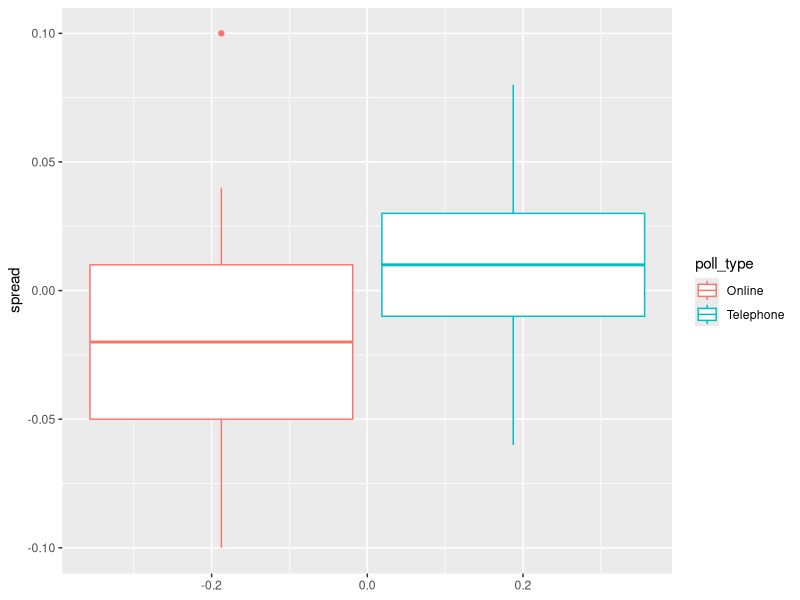
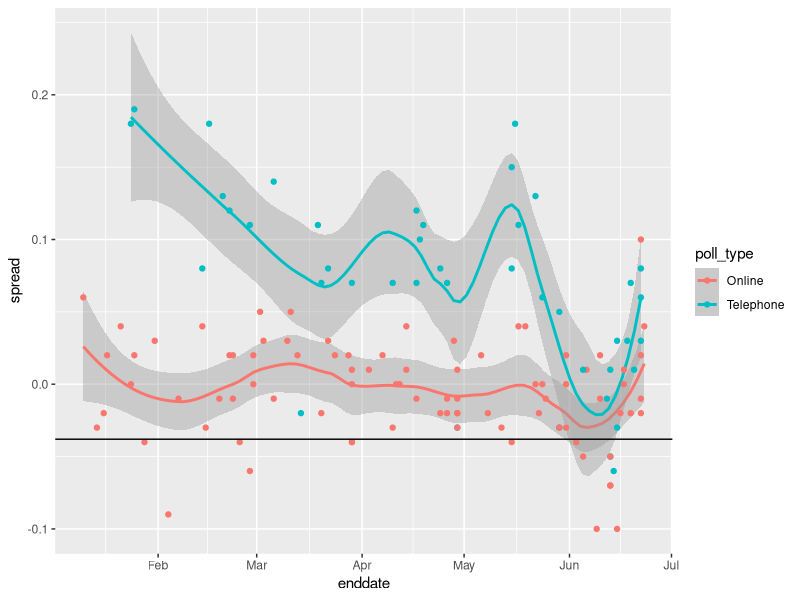
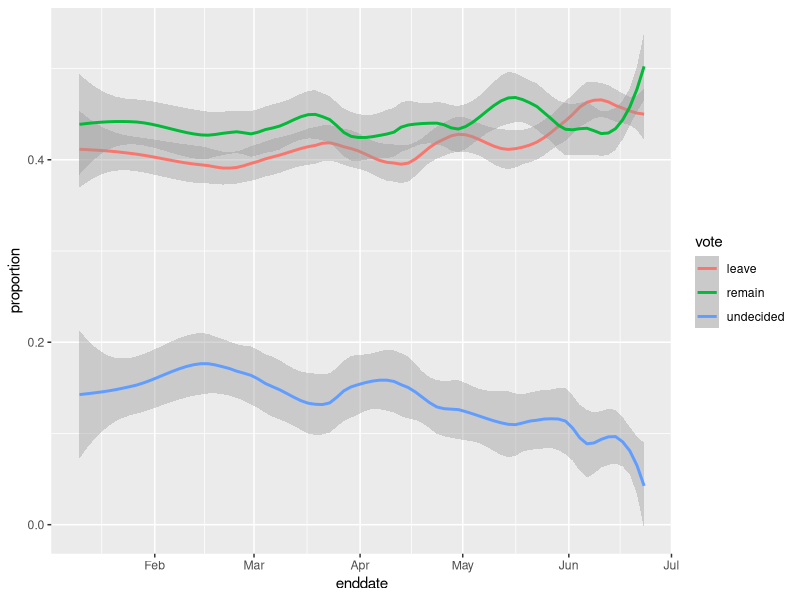

The R source for these figures, in order:
library(tidyverse)
options(digits = 3)
library(dslabs)
data(brexit_polls)
library(ggplot2)

p <- 0.481    # official proportion voting "Remain"
d <- 2*p-1    # official spread

# The final proportion of voters choosing "Remain" was 𝑝=0.481. Consider a poll
# with a sample of 𝑁=1500 voters.
# What is the expected total number of voters in the sample choosing "Remain"?

N = 1500

total_N_remain = N *  p
total_N_remain

# What is the standard error of the total number of voters in the sample 
#choosing "Remain"?

se_total = sqrt(N*p*(1-p))
se_total

# What is the expected value of  𝑋̂  , the proportion of "Remain" voters?

p

# What is the standard error of  𝑋̂  , the proportion of "Remain" voters?
se_remain = sqrt(p* (1 - p)) / total_N_remain
se_remain


# What is the expected value of  𝑑 , the spread between the
# proportion of "Remain" voters and "Leave" voters?

d

#What is the standard error of  𝑑 , the spread between the
# proportion of "Remain" voters and "Leave" voters?

se_spread = 2*sqrt(p*(1-p)/N)
se_spread


# Calculate x_hat for each poll, the estimate of the proportion of
# voters choosing "Remain" on the referendum day ( 𝑝=0.481 )
# , given the observed spread and the relationship  𝑑̂ =2𝑋̂ −
# 1 . Use mutate to add a variable x_hat to the brexit_polls object by
# filling in the skeleton code below:

brexit_polls <- brexit_polls %>%
  mutate(x_hat = (spread + 1)/2)


# What is the average of the observed spreads (spread)?
mean(brexit_polls$spread)


#What is the standard deviation of the observed spreads?

sd(brexit_polls$spread)

# What is the standard deviation of the observed spreads?
mean(brexit_polls$x_hat)


# What is the average of x_hat, the estimates of the parameter  𝑝 ?

sd(brexit_polls$x_hat)

#Consider the first poll in brexit_polls, a YouGov poll run on the 
# same day as the Brexit referendum:

first_poll = brexit_polls[1,]

N = first_poll$samplesize
x_hat = first_poll$x_hat

se_hat_first_poll = sqrt(x_hat * (1  - x_hat)/ N)

ci = x_hat + c(-qnorm(0.975), qnorm(0.975)) * se_hat_first_poll

ci

!between(0.5, x_hat - qnorm(.975)*se_hat_first_poll, x_hat + qnorm(.975)*se_hat_first_poll)    # predicts winner
between(0.481, x_hat - qnorm(.975)*se_hat_first_poll, x_hat + qnorm(.975)*se_hat_first_poll)    # does not cover p

# Create the data frame june_polls containing only Brexit polls
# ending in June 2016 (enddate of "2016-06-01" and later). We will 
# calculate confidence intervals for all polls and determine how many cover 
# the true value of  𝑑 .


june_polls = brexit_polls %>% filter(enddate >= "2016-06-01")

# First, use mutate to calculate a plug-in estimate se_x_hat for the standard
# error of the estimate  SE^[𝑋]  for each poll given its sample size
# and value of  𝑋̂   (x_hat). 


# Second, use mutate to calculate an estimate for the standard error
# of the spread for each poll given the value of se_x_hat



# Then, use mutate to calculate upper and lower bounds for
# 95% confidence intervals of the spread. 



# Last, add a column hit that indicates whether the confidence interval 
# for each poll covers the correct spread  𝑑=−0.038 .

june_polls <- june_polls %>%
  mutate(se_x_hat = sqrt(x_hat*(1-x_hat)/samplesize),
         se_spread = 2*se_x_hat,
         ci_lower_spread = spread - qnorm(0.975)*se_spread,
         ci_upper_spread = spread + qnorm(0.975)*se_spread)

# What proportion of polls have a confidence interval that covers the value 0?

mean(june_polls$ci_lower_spread < 0 & june_polls$ci_upper_spread > 0)

# What proportion of polls predict "Remain" (confidence interval entirely above 0)?

mean(june_polls$ci_lower_spread > 0)


# What proportion of polls have a confidence interval covering the true value of d?
june_polls <- june_polls %>%
  mutate(hit = (2*p-1 > ci_lower_spread) & (2*p-1 < ci_upper_spread))
mean(june_polls$hit)


# Group and summarize the june_polls object by pollster to find
# the proportion of hits for each pollster and the number of polls 
# per pollster. Use arrange to sort by hit rate.

june_polls_group_by = june_polls %>% group_by(pollster) %>% summarize(hits_proportion = mean(hit), n = n())

# Make a boxplot of the spread in june_polls by poll type.

june_polls_group_by = june_polls %>% group_by(poll_type)

ggplot(june_polls, aes(y = spread, color = poll_type)) + geom_boxplot() 

# Calculate the confidence intervals of the spread combined across all polls in 
# june_polls, grouping by poll type. Recall that to determine the standard error of
# the spread, you will need to double the standard error of the estimate.
# 
# Use this code (which determines the total sample size per poll type,
# gives each spread estimate a weight based on the poll's sample size, and adds
# an estimate of p from the combined spread) to begin your analysis:

# combined_by_type <- june_polls %>%
#   group_by(poll_type) %>%
#   summarize(N = sum(samplesize),
#             spread = sum(spread*samplesize)/N,
#             p_hat = (spread + 1)/2)

combined_by_type <- june_polls %>%
  group_by(poll_type) %>%
  summarize(N = sum(samplesize),
            spread = sum(spread*samplesize)/N,
            p_hat = (spread + 1)/2, 
            se_spread = (sqrt(p_hat*(1-p_hat)/N)*2),
            lower = spread - qnorm(0.975) * se_spread, 
            upper = spread + qnorm(0.975) * se_spread)

# Define brexit_hit, with the following code, which computes the confidence
# intervals for all Brexit polls in 2016 and then calculates whether the confidence 
# interval covers the actual value of the spread d=???0.038:
brexit_hit <- brexit_polls %>%
  mutate(p_hat = (spread + 1)/2,
         se_spread = 2*sqrt(p_hat*(1-p_hat)/samplesize),
         spread_lower = spread - qnorm(.975)*se_spread,
         spread_upper = spread + qnorm(.975)*se_spread,
         hit = spread_lower < -0.038 & spread_upper > -0.038) %>%
  select(poll_type, hit)

brexit_chisq <- table(brexit_hit$poll_type, brexit_hit$hit)
chisq.test(brexit_chisq)$p.value

# online > telephone
hit_rate <- brexit_hit %>%
  group_by(poll_type) %>%
  summarize(avg = mean(hit))
hit_rate$avg[hit_rate$poll_type == "Online"] > hit_rate$avg[hit_rate$poll_type == "Telephone"]

# statistically significant
chisq.test(brexit_chisq)$p.value < 0.05

# Use the two-by-two table constructed in the previous exercise to calculate the odds
# ratio between the hit rate of online and telephone polls to determine the magnitude of 
# the difference in performance between the poll types.
# Calculate the odds that an online poll generates a confidence interval that
# covers the actual value of the spread.

# from previous question
brexit_chisq <- table(brexit_hit$poll_type, brexit_hit$hit)

# convert to data frame
chisq_df <- as.data.frame(brexit_chisq)

online_true <- chisq_df$Freq[chisq_df$Var1 == "Online" & chisq_df$Var2 == "TRUE"]
online_false <- chisq_df$Freq[chisq_df$Var1 == "Online" & chisq_df$Var2 == "FALSE"]

online_odds <- online_true/online_false
online_odds


# Calculate the odds that a telephone poll generates a confidence interval
# that covers the actual value of the spread.

phone_true <- chisq_df$Freq[chisq_df$Var1 == "Telephone" & chisq_df$Var2 == "TRUE"]
phone_false <- chisq_df$Freq[chisq_df$Var1 == "Telephone" & chisq_df$Var2 == "FALSE"]

phone_odds <- phone_true/phone_false
phone_odds

# Calculate the odds ratio to determine how many times larger the odds are for online polls to hit versus telephone polls.  

online_odds/phone_odds

# Use brexit_polls to make a plot of the spread (spread) over time (enddate)
# colored by poll type (poll_type). Use geom_smooth with method = "loess" to plot
# smooth curves with a span of 0.4. Include the individual data points colored by
# poll type. Add a horizontal line indicating the final value of d=???.038.

brexit_polls %>%
  ggplot(aes(enddate, spread, color = poll_type)) +
  geom_smooth(method = "loess", span = 0.4) +
  geom_point() +
  geom_hline(aes(yintercept = -.038))

# Use the following code to create the object brexit_long, which has a column 
# vote containing the three possible votes on a Brexit poll ("remain", "leave", "undecided")
# and a column proportion containing the raw proportion choosing that vote option on 
# the given poll:

brexit_long <- brexit_polls %>%
  gather(vote, proportion, "remain":"undecided") %>%
  mutate(vote = factor(vote))

brexit_long %>% ggplot(aes(enddate, proportion, color = vote)) + geom_smooth(span = 0.3, method = "loess")
